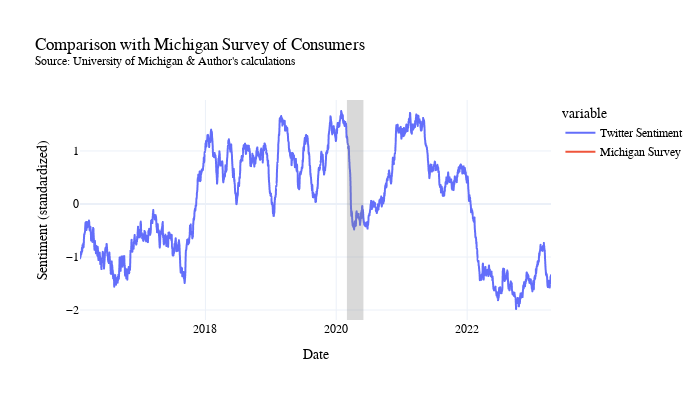
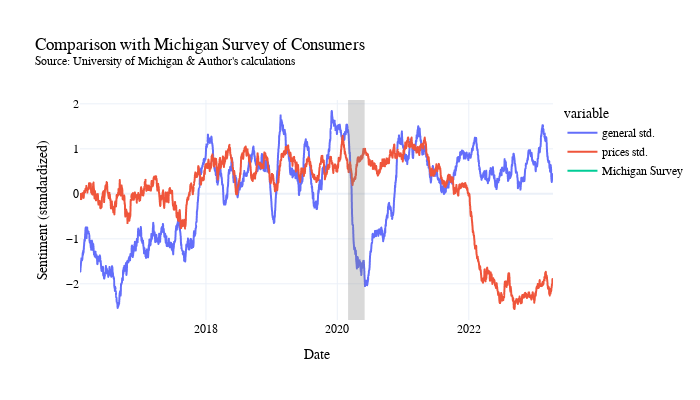
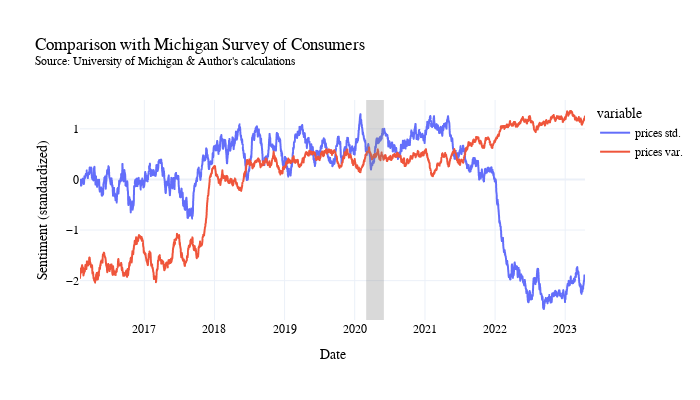

Notebook code cell kept with these figures, in order:
### Code cell
#Create the finalized scores by taking rolling average, and converting to z-score
agg_std_merge = agg_std.copy()
#Collect both the daily average score and count into one dataframe
merged_df = pd.merge(agg_count, agg_means, left_index=True, right_index=True, how='inner',suffixes=('_count','_mean'))
agg_std_merge.columns = agg_std_merge.columns.map(lambda x: str(x) + '_std')
merged_df = pd.merge(merged_df, agg_std_merge, left_index=True, right_index=True, how='inner')
merged_df = merged_df.sort_index(ascending=True)
#suffix "_x" refers to score, "_y" refers to count
#Create a custom score metric and take a moving average
for cat in category_list:   
    merged_df[cat +"_score"] = merged_df[cat +"_mean"].rolling(30,min_periods=1).mean()
    merged_df[cat +"_score_var"] = merged_df[cat +"_std"].rolling(30,min_periods=1).mean()
    merged_df[cat +" std."] = stats.zscore(merged_df[cat +"_score"], nan_policy='omit')
    merged_df[cat +" var."] = stats.zscore(merged_df[cat +"_score_var"], nan_policy='omit')

#Merge the Michigan sentiment with twitter sentiment
merged_plot = pd.merge(merged_df, df_mich, left_index=True, right_index=True, how='left')

#Interpolate missing values due to michigan being monthly and twitter sentiment being daily
merged_plot = merged_plot.interpolate()
merged_plot["Michigan Survey"] = stats.zscore(merged_plot["ICS_ALL"], nan_policy='omit')

#Create the final index by combining general and price sentiment 
merged_plot['total'] = (merged_plot['general_score'] + merged_plot['prices_score'])
merged_plot["Twitter Sentiment"] = stats.zscore(merged_plot["total"], nan_policy='omit')
merged_plot["General Sentiment"] = merged_plot["general std."]
merged_plot["Prices Sentiment"] = merged_plot["prices std."]

#Roll forward to get rid of nans from the rolling average 
merged_plot = merged_plot.iloc[32: , :]

#Plot the two for comparison
plot_clean(merged_plot, ['Twitter Sentiment','Michigan Survey'], "Comparison with Michigan Survey of Consumers<br><sup>Source: University of Michigan & Author's calculations</sup>",'Sentiment (standardized)',400)

plot_clean(merged_plot, ['general std.','prices std.','Michigan Survey'], "Comparison with Michigan Survey of Consumers<br><sup>Source: University of Michigan & Author's calculations</sup>",'Sentiment (standardized)',400)

plot_clean(merged_plot, ['prices std.','prices var.'], "Comparison with Michigan Survey of Consumers<br><sup>Source: University of Michigan & Author's calculations</sup>",'Sentiment (standardized)',400)

### Figure 1 — Plotly figure (JSON) as saved in the notebook; plotly's stock layout.template omitted (floating-point values rounded to 4 significant figures; data arrays with more than 128 entries replaced by an {"elided": "..."} marker saying what was removed)
{"data": [{"hovertemplate": "variable=Twitter Sentiment<br>date=%{x}<br>value=%{y}<extra></extra>", "legendgroup": "Twitter Sentiment", "line": {"color": "#636efa", "dash": "solid"}, "marker": {"symbol": "circle"}, "mode": "lines", "name": "Twitter Sentiment", "showlegend": true, "type": "scattergl", "x": {"elided": "2630 str values"}, "xaxis": "x", "y": {"elided": "2630 float values"}, "yaxis": "y"}, {"hovertemplate": "variable=Michigan Survey<br>date=%{x}<br>value=%{y}<extra></extra>", "legendgroup": "Michigan Survey", "line": {"color": "#EF553B", "dash": "solid"}, "marker": {"symbol": "circle"}, "mode": "lines", "name": "Michigan Survey", "showlegend": true, "type": "scattergl", "x": {"elided": "2630 str values"}, "xaxis": "x", "y": {"elided": "2630 null values"}, "yaxis": "y"}], "layout": {"font": {"color": "black", "family": "Georgia"}, "height": 400, "legend": {"title": {"text": "variable"}, "tracegroupgap": 0}, "shapes": [{"fillcolor": "grey", "line": {"width": 0}, "opacity": 0.3, "type": "rect", "x0": "2020-03-01 00:00:00", "x1": "2020-06-01 00:00:00", "xref": "x", "y0": 0, "y1": 1, "yref": "y domain"}], "title": {"text": "Comparison with Michigan Survey of Consumers<br><sup>Source: University of Michigan & Author's calculations</sup>"}, "width": 700, "xaxis": {"anchor": "y", "domain": [0, 1], "title": {"text": "Date"}}, "yaxis": {"anchor": "x", "domain": [0, 1], "title": {"text": "Sentiment (standardized)"}}}}

### Figure 2 — Plotly figure (JSON) as saved in the notebook; plotly's stock layout.template omitted (floating-point values rounded to 4 significant figures; data arrays with more than 128 entries replaced by an {"elided": "..."} marker saying what was removed)
{"data": [{"hovertemplate": "variable=general std.<br>date=%{x}<br>value=%{y}<extra></extra>", "legendgroup": "general std.", "line": {"color": "#636efa", "dash": "solid"}, "marker": {"symbol": "circle"}, "mode": "lines", "name": "general std.", "showlegend": true, "type": "scattergl", "x": {"elided": "2630 str values"}, "xaxis": "x", "y": {"elided": "2630 float values"}, "yaxis": "y"}, {"hovertemplate": "variable=prices std.<br>date=%{x}<br>value=%{y}<extra></extra>", "legendgroup": "prices std.", "line": {"color": "#EF553B", "dash": "solid"}, "marker": {"symbol": "circle"}, "mode": "lines", "name": "prices std.", "showlegend": true, "type": "scattergl", "x": {"elided": "2630 str values"}, "xaxis": "x", "y": {"elided": "2630 float values"}, "yaxis": "y"}, {"hovertemplate": "variable=Michigan Survey<br>date=%{x}<br>value=%{y}<extra></extra>", "legendgroup": "Michigan Survey", "line": {"color": "#00cc96", "dash": "solid"}, "marker": {"symbol": "circle"}, "mode": "lines", "name": "Michigan Survey", "showlegend": true, "type": "scattergl", "x": {"elided": "2630 str values"}, "xaxis": "x", "y": {"elided": "2630 null values"}, "yaxis": "y"}], "layout": {"font": {"color": "black", "family": "Georgia"}, "height": 400, "legend": {"title": {"text": "variable"}, "tracegroupgap": 0}, "shapes": [{"fillcolor": "grey", "line": {"width": 0}, "opacity": 0.3, "type": "rect", "x0": "2020-03-01 00:00:00", "x1": "2020-06-01 00:00:00", "xref": "x", "y0": 0, "y1": 1, "yref": "y domain"}], "title": {"text": "Comparison with Michigan Survey of Consumers<br><sup>Source: University of Michigan & Author's calculations</sup>"}, "width": 700, "xaxis": {"anchor": "y", "domain": [0, 1], "title": {"text": "Date"}}, "yaxis": {"anchor": "x", "domain": [0, 1], "title": {"text": "Sentiment (standardized)"}}}}

### Figure 3 — Plotly figure (JSON) as saved in the notebook; plotly's stock layout.template omitted (floating-point values rounded to 4 significant figures; data arrays with more than 128 entries replaced by an {"elided": "..."} marker saying what was removed)
{"data": [{"hovertemplate": "variable=prices std.<br>date=%{x}<br>value=%{y}<extra></extra>", "legendgroup": "prices std.", "line": {"color": "#636efa", "dash": "solid"}, "marker": {"symbol": "circle"}, "mode": "lines", "name": "prices std.", "showlegend": true, "type": "scattergl", "x": {"elided": "2630 str values"}, "xaxis": "x", "y": {"elided": "2630 float values"}, "yaxis": "y"}, {"hovertemplate": "variable=prices var.<br>date=%{x}<br>value=%{y}<extra></extra>", "legendgroup": "prices var.", "line": {"color": "#EF553B", "dash": "solid"}, "marker": {"symbol": "circle"}, "mode": "lines", "name": "prices var.", "showlegend": true, "type": "scattergl", "x": {"elided": "2630 str values"}, "xaxis": "x", "y": {"elided": "2630 float values"}, "yaxis": "y"}], "layout": {"font": {"color": "black", "family": "Georgia"}, "height": 400, "legend": {"title": {"text": "variable"}, "tracegroupgap": 0}, "shapes": [{"fillcolor": "grey", "line": {"width": 0}, "opacity": 0.3, "type": "rect", "x0": "2020-03-01 00:00:00", "x1": "2020-06-01 00:00:00", "xref": "x", "y0": 0, "y1": 1, "yref": "y domain"}], "title": {"text": "Comparison with Michigan Survey of Consumers<br><sup>Source: University of Michigan & Author's calculations</sup>"}, "width": 700, "xaxis": {"anchor": "y", "domain": [0, 1], "title": {"text": "Date"}}, "yaxis": {"anchor": "x", "domain": [0, 1], "title": {"text": "Sentiment (standardized)"}}}}
